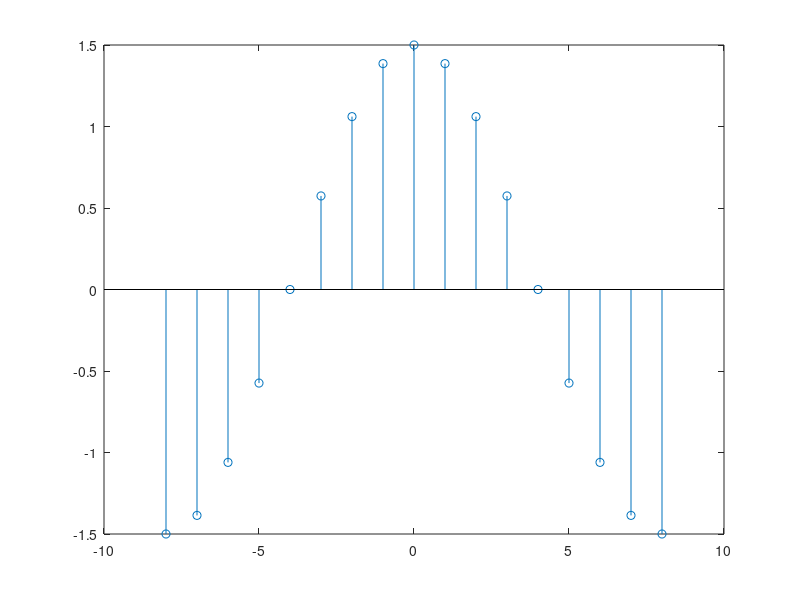

The MATLAB script that drew this image: (Note: this script raises an error after producing the figure.)
clc;clear;close all

f0=1/16;
A=1.5;
N=16;
n=-N/2:N/2;
yw=A*cos(2*pi*f0*n);

figure
stem(n,yw)

f=-0:1/length(n):1-1/length(n);
Xd=myCTFT(yw,n,f);
figure
stem(f,abs(Xd))

Xf=fft(yw);
hold on
stem(f,abs(Xf),'--')

N=[10,50,100,500,1000,5000];
td=zeros(1,length(N));
tf=zeros(1,length(N));
for ii=1:length(N)
    n=-N(ii)/2:N(ii)/2;
    yw=A*cos(2*pi*f0*n);
    
    tic
    f=-0:1/length(n):1-1/length(n);
    Xd=myCTFT(yw,n,f);
    td(ii)=toc;

    tic
    Xf=fft(yw);
    tf(ii)=toc;   
end

figure
plot(N,td)
hold on
plot(N,tf)

N=[1000,1023,4000,4095];
tf1=zeros(1,length(N));
for ii=1:length(N)
    n=-N(ii)/2:N(ii)/2;
    yw=A*cos(2*pi*f0*n);

    tic
    Xf=fft(yw);
    tf1(ii)=toc;   
end

figure
plot(N,tf1)